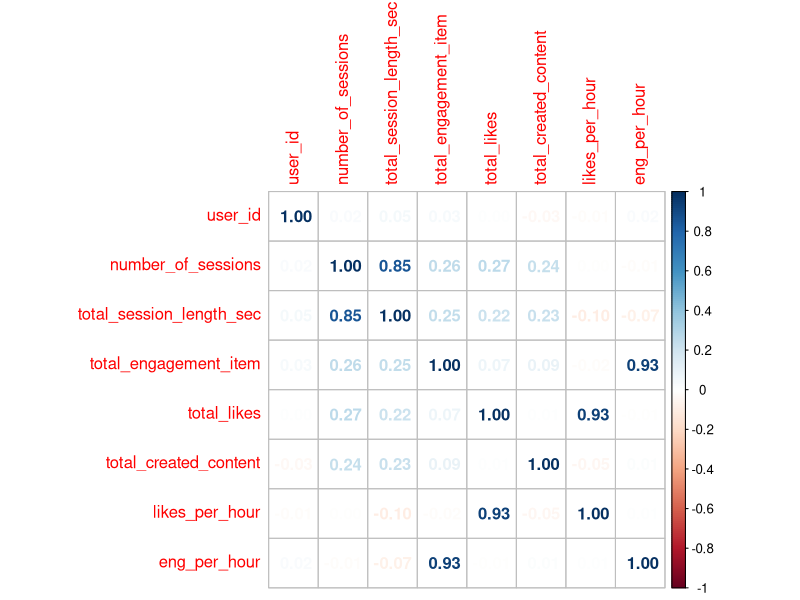
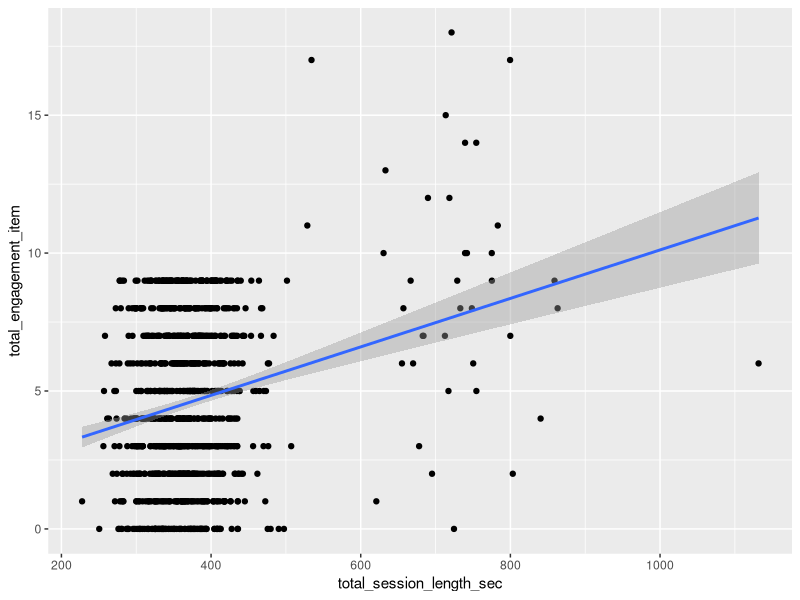

Here is the R script that generated these plots, in order: (Note: this script raises an error after producing the figures.)
## ---- chunk 1
library(tidyverse)
library(corrplot)
## ---- chunk 2
#create dummy data

set.seed(99)
user_ids_list=1:2000
sources_acq_list=c('google_ads','unknown','tiktok','google_organic_search','direct')
sessions_df = data.frame(user_id=sample(user_ids_list,1000,replace=TRUE)
                    , source_acquisition=sample(sources_acq_list,1000,replace=TRUE)
                    ,session_length_sec = rnorm(n = 1000, mean = 360.5, sd = 45.33 )
                    ,engage_item = floor(runif(1000, min = 0, max = 10))
                    ,likes = floor(runif(1000, min = 0, max = 4))
                    ,created_content = floor(runif(1000, min = 0, max = 2)
                                             )
                    )


sessions_grp_user = sessions_df %>%
  group_by(user_id, source_acquisition) %>%
  summarize(number_of_sessions = n()
            , total_session_length_sec = sum(session_length_sec)
            , total_engagement_item = sum(engage_item)
            , total_likes = sum(likes)
            , total_created_content = sum(created_content)
            ) %>%
  arrange(desc(number_of_sessions))

sessions_grp_user2 = sessions_grp_user %>%
  mutate(likes_per_hour = total_likes / (total_session_length_sec/3600)
            , eng_per_hour = total_engagement_item / (total_session_length_sec/3600) #convert to hour
           
           )

## ---- chunk 3
glimpse(sessions_grp_user2)
head(sessions_grp_user2)
## ---- chunk 4
summary(sessions_grp_user2)
## ---- chunk 5
sessions_for_cor = sessions_grp_user2 %>%
  select(-c(source_acquisition,user_id))
  
M = cor(sessions_for_cor)
corrplot(M, method = 'number') # colorful number

## ---- chunk 6
source_grp = sessions_grp_user2 %>%
  group_by(source_acquisition) %>%
  summarise(number_of_users= n()
            ,session_hours_per_user = sum(total_session_length_sec) / number_of_users
            , likes_per_user = sum(total_likes) / number_of_users
            , likes_per_user = sum(total_engagement_item) / number_of_users

            )
## ---- chunk 7
google_likes=sessions_df %>%
  filter(source_acquisition == 'google_ads') %>%
  select(likes)

manipulated_likes = google_likes*1.1


tiktok_likes=sessions_df %>%
  filter(source_acquisition == 'tiktok') %>%
  select(likes)

t.test(google_likes, tiktok_likes )
## ---- chunk 8
t.test(google_likes, manipulated_likes )
## ---- chunk 9
ggplot(sessions_grp_user2, aes(x=total_session_length_sec  , y=total_engagement_item)) +
    geom_point() +
    geom_smooth(method=lm)
## ---- chunk 10
library(lubridate)
set.seed(99)

#create dummy data
user_ids_list = 1:3000
test_group = rep(c('a', 'b', 'c'), each = 1000)
tapped_listA = rbinom(1000, 1, prob =  0.3)
tapped_listB = rbinom(1000, 1, prob =  0.26)
tapped_listC1 = rbinom(1000, 1, prob =  0.32)
tapped_listC2 = case_when()

block_listA = rbinom(1000, 1, prob =  0.2)
block_listB = rbinom(1000, 1, prob =  0.16)
block_listC = rbinom(1000, 1, prob =  0.28)


notif_df = data.frame(
  user_id = user_ids_list,
  test_group = test_group,
  tap1st = c(tapped_listA, tapped_listB, tapped_listC1),
  tap2nd = c(rep(NA, 2000), tapped_listC2),
  blocked = c(block_listA, block_listB, block_listC)
)

notif_df2 = notif_df %>%
  mutate(tap2nd = case_when(
    tap1st == 0 &
      test_group == 'c' ~ sample(0:1, n(), replace = TRUE, prob = c(0.88, 0.12))#88% chance not to tap
  ))


## ---- chunk 11
notif_df2 = notif_df2 %>%
  mutate(total_taps = coalesce(tap1st, 0) + coalesce(tap2nd, 0))

grp_A = notif_df2 %>% filter(test_group == 'a')
grp_B = notif_df2 %>% filter(test_group == 'b')
grp_C = notif_df2 %>% filter(test_group == 'c')

#ANOVA is probably better than multiple t tests

t.test(grp_A$tap1st, grp_B$tap1st)
## ---- chunk 12

t.test(grp_A$tap1st, grp_C$total_taps)

## ---- chunk 13
t.test(grp_B$tap1st, grp_C$total_taps)
## ---- chunk 14
t.test(grp_A$blocked, grp_B$blocked)
## ---- chunk 15
t.test(grp_B$blocked, grp_C$blocked)
## ---- chunk 16
t.test(grp_A$blocked, grp_C$blocked)
